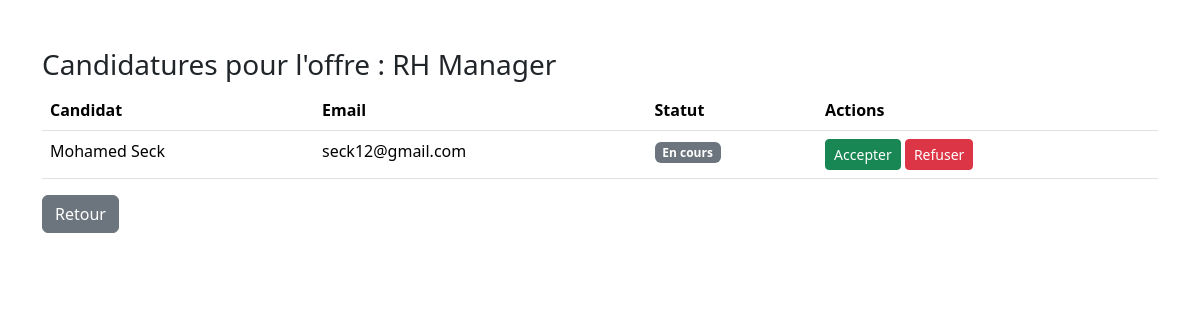
/candidats/voir_candidature.php?id_offre=1 (signed in), run on the app's committed database.
### tables this page shows
CREATE TABLE IF NOT EXISTS `offres_emploi` (
  `id_offre` int NOT NULL AUTO_INCREMENT,
  `id_recruteur` int DEFAULT NULL,
  `titre` varchar(200) NOT NULL,
  `description` text NOT NULL,
  `lieu` varchar(150) DEFAULT NULL,
  `type_contrat` varchar(100) DEFAULT NULL,
  `salaire` varchar(100) DEFAULT NULL,
  `date_publication` datetime DEFAULT CURRENT_TIMESTAMP,
  `date_expiration` date DEFAULT NULL,
  `secteur` varchar(100) DEFAULT NULL,
  `statut` varchar(20) NOT NULL DEFAULT 'publiée',
  PRIMARY KEY (`id_offre`),
  KEY `id_recruteur` (`id_recruteur`)
);

CREATE TABLE IF NOT EXISTS `candidatures` (
  `id_candidature` int NOT NULL AUTO_INCREMENT,
  `id_offre` int DEFAULT NULL,
  `id_candidat` int DEFAULT NULL,
  `date_candidature` datetime DEFAULT CURRENT_TIMESTAMP,
  `statut` enum('en_cours','acceptée','refusée') DEFAULT 'en_cours',
  `message_du_recruteur` text,
  PRIMARY KEY (`id_candidature`),
  KEY `id_offre` (`id_offre`),
  KEY `id_candidat` (`id_candidat`)
);

CREATE TABLE IF NOT EXISTS `candidats` (
  `id_candidat` int NOT NULL AUTO_INCREMENT,
  `nom` varchar(100) DEFAULT NULL,
  `prenom` varchar(100) DEFAULT NULL,
  `email` varchar(150) NOT NULL,
  `mot_de_passe` varchar(255) NOT NULL,
  `addresse` varchar(30) DEFAULT NULL,
  `date_inscription` datetime DEFAULT CURRENT_TIMESTAMP,
  `reset_token` varchar(255) DEFAULT NULL,
  `reset_token_expires` datetime DEFAULT NULL,
  `statut` varchar(20) DEFAULT 'actif',
  PRIMARY KEY (`id_candidat`),
  UNIQUE KEY `email` (`email`)
);

### candidats/voir_candidature.php (the view, shortened to what this page needs)
<?php
require_once __DIR__.'/../configuration/connexionbase.php';
$id_offre = $_GET['id_offre'] ?? null;
$stmt = $bdd->prepare("SELECT * FROM offres_emploi WHERE id_offre = ? AND id_recruteur = ?");
$stmt->execute([$id_offre, $_SESSION['utilisateur']['id']]);
$offre = $stmt->fetch();
$stmt = $bdd->prepare("SELECT c.id_candidature, c.statut, can.nom, can.prenom, can.email
                       FROM candidatures c
                       JOIN candidats can ON c.id_candidat = can.id_candidat
                       WHERE c.id_offre = ?");
$stmt->execute([$id_offre]);
$candidatures = $stmt->fetchAll();
?>
<!DOCTYPE html>
<html lang="fr">
<head>
    <link rel="stylesheet" href="https://cdn.jsdelivr.net/npm/bootstrap@5.3.2/dist/css/bootstrap.min.css">
</head>
<body>
<div class="container py-5">
    <h3>Candidatures pour l'offre : <?= htmlspecialchars($offre['titre']) ?></h3>
    <?php if ($candidatures): ?>
        <table class="table table-hover">
            <thead>
                <tr>
                    <th>Candidat</th>
                    <th>Email</th>
                    <th>Statut</th>
                    <th>Actions</th>
                </tr>
            </thead>
            <tbody>
            <?php foreach ($candidatures as $c): ?>
                <tr>
                    <td><?= htmlspecialchars($c['prenom'].' '.$c['nom']) ?></td>
                    <td><?= htmlspecialchars($c['email']) ?></td>
                    <td>
                        <span class="badge bg-<?= $c['statut']=='acceptée'?'success':($c['statut']=='refusée'?'danger':'secondary') ?>">
                            <?= ucfirst(str_replace('_',' ',$c['statut'])) ?>
                        </span>
                    </td>
                    <td>
                        <?php if($c['statut']=='en_cours'): ?>
                        <form method="post" action="/projet_Rabya/candidats/traiter_candidature.php" class="d-inline">
                            <button type="submit" name="action" value="accepter" class="btn btn-success btn-sm">Accepter</button>
                        </form>
                        <form method="post" action="/projet_Rabya/candidats/traiter_candidature.php" class="d-inline">
                            <button type="submit" name="action" value="refuser" class="btn btn-danger btn-sm">Refuser</button>
                        </form>
                        <?php else: ?>
                            <em>Aucune action possible</em>
                        <?php endif; ?>
                    </td>
                </tr>
            <?php endforeach; ?>
            </tbody>
        </table>
    <?php else: ?>
        <p>Aucune candidature pour cette offre.</p>
    <?php endif; ?>
    <a href="tableau_recruteur.php" class="btn btn-secondary">Retour</a>
</div>
</body>
</html>

### data on the page
offres_emploi: titre "RH Manager"
candidatures: id_candidat.nom "Mohamed Seck", id_candidat.email "seck12@gmail.com", statut "En cours"
